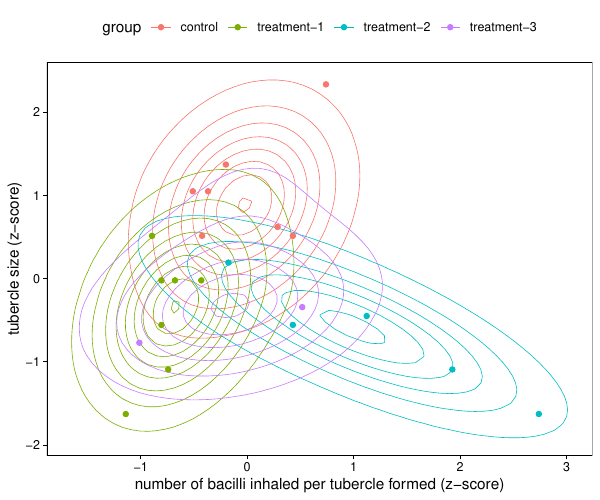

Generate this figure with R:
# Reproduce images/new_fig1.pdf

## Load the relevant libraries
library(dplyr)
library(ggplot2)
library(readr)

## Set the group labels
lbls <- c(
    "control", 
    "treatment-1", 
    "treatment-2",
    "treatment-3"
)

## Create the plot
pts <- 
    readr::read_csv("data-raw/allison1962.csv") %>%
    dplyr::mutate(
        group = factor(group, labels = lbls),
        y1 = (y1 - mean(y1)) / sd(y1),
        y2 = (y2 - mean(y2)) / sd(y2)
    )

cntrs <-
    readr::read_csv("data/new_fig_fgrid.csv") %>%
    dplyr::mutate(group = factor(j, labels = lbls))

p <- 
    cntrs %>%
    ggplot(aes(colour = group)) +
    geom_contour(aes(x = y1, y = y2, z = f), binwidth = 0.05, size = 0.2) +
    geom_point(data = pts, aes(y1, y2, colour = group)) +
    labs(
        x = "number of bacilli inhaled per tubercle formed (z-score)",
        y = "tubercle size (z-score)",
        colour = "group"
    ) +
    theme_linedraw() +
    theme(
        panel.grid.major = element_blank(), 
        panel.grid.minor = element_blank(),
        legend.position  = "top"
    )
p
ggsave("images/new_fig1.pdf", p, width = 6, height = 5)
ggsave("images/new_fig1.eps", p, width = 6, height = 5)
